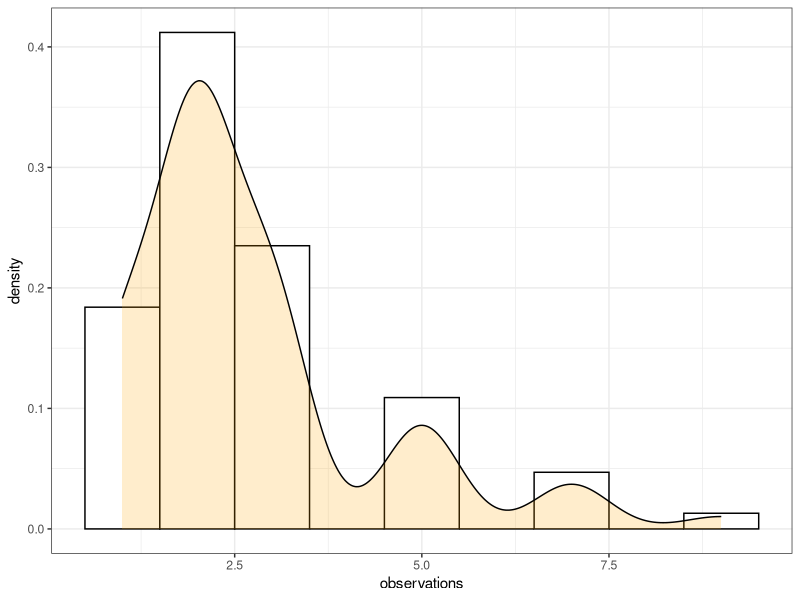

The R source for this figure:
## ---- chunk 1
library(ggplot2)
## ---- chunk 2
x0 = c(1:3, 5, 7, 9)
p0 = c(.2, .4, .24, .10, .05, .01)
mu0 = sum(x0 * p0) / sum(p0)
print(mu0)
## ---- chunk 3
o1 = sample(x0, 1000, replace=T, prob = p0)
## ---- chunk 4
df = data.frame(observations=o1)

ggplot(df, aes(x=observations)) +
  geom_histogram(aes(y=..density..), #..density.. normalizes the y axis to the density (i.e. counts / total)
                 color='black',
                 fill='white',
                 binwidth=1,
                 breaks=c(0.5:9.5)) + # see ?geom_histogram for details
  geom_density(alpha=0.2,
               fill='orange',
               adjust=3) +
  theme_bw()

## If you prefer plotting without ggplot, you can use this code:

# rs1 = hist(o1, prob=T, main='Sampling distribution of x0, 1000 Samples')
# lines(density(o1, adjust=3))
